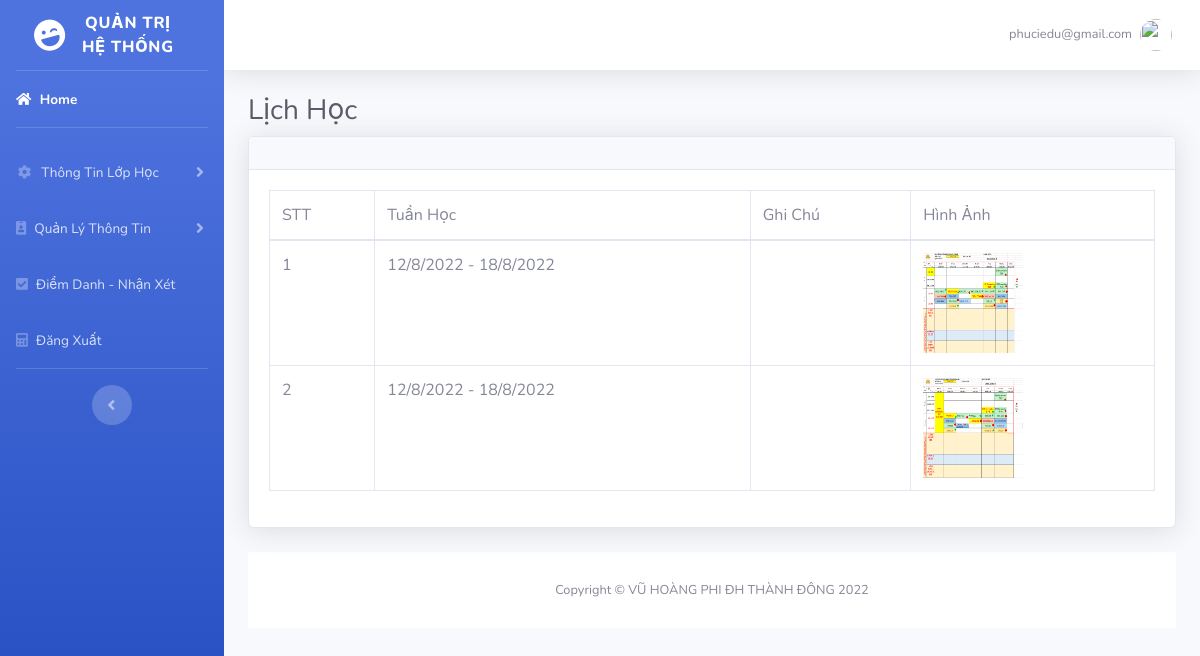
The page /admin/lich_hoctc.php (signed in) on the database its author committed.
### tables this page shows
CREATE TABLE `lich_hoc` (
  `id` int(11) NOT NULL,
  `tuan` varchar(255) NOT NULL,
  `ghi_chu` varchar(255) NOT NULL,
  `img` varchar(255) NOT NULL
);

### admin/lich_hoctc.php (the view, shortened to what this page needs)
<?php
  include 'security.php';
  include 'includes/header.php';
  include 'includes/navbar_teacher.php';
 ?>
<div class="container-fluid">
<h1 class="h3 mb-2 text-gray-800">Lịch Học</h1>
<div class="card shadow mb-4">
  <div class="card-header py-3">
  </div>
        <div class="card-body">
          <div class="table-responsive">
        <?php
          $query = "SELECT * FROM lich_hoc";
          $query_run= mysqli_query($connection,$query);
        ?>
      <table class="table table-bordered" id="dataTable" width="100%" cellspacing="0">
        <thead>
          <tr>
           <th>STT </th>
           <th>Tuần Học </th>
           <th>Ghi Chú </th>
           <th>Hình Ảnh </th>
          </tr>
        </thead>
        <tbody>
        <?php
        $serial_number=0;
        if(mysqli_num_rows($query_run)>0)
        {
          while ($row=mysqli_fetch_assoc($query_run))
          {
            $serial_number++;
            ?>
            <tr>
                  <td> <?php echo $serial_number; ?></td>
                  <td> <?php echo $row['tuan']; ?></td>
                  <td> <?php echo $row['ghi_chu']; ?></td>
                  <td> <?php echo '<a href="upload/'.$row['img'].'" data-lightbox="image-1" data-title="'.$row['tuan'].'"> <img src="upload/'.$row['img'].'" width="100px;" height="100px" alt="Image"></a>' ?></td>
              </tr>
      <?php
          }
        }
        else{
          echo "No record found";
        }
      ?>
        </tbody>
      </table>
    </div>
  </div>
</div>
 <?php
  include 'includes/footer.php';
   ?>

### rows shown on the page
lich_hoc: tuan "12/8/2022 - 18/8/2022", img (picture)
lich_hoc: tuan "12/8/2022 - 18/8/2022", img (picture)

### other values the page prints
$_SESSION['email'] "phuciedu@gmail.com"
